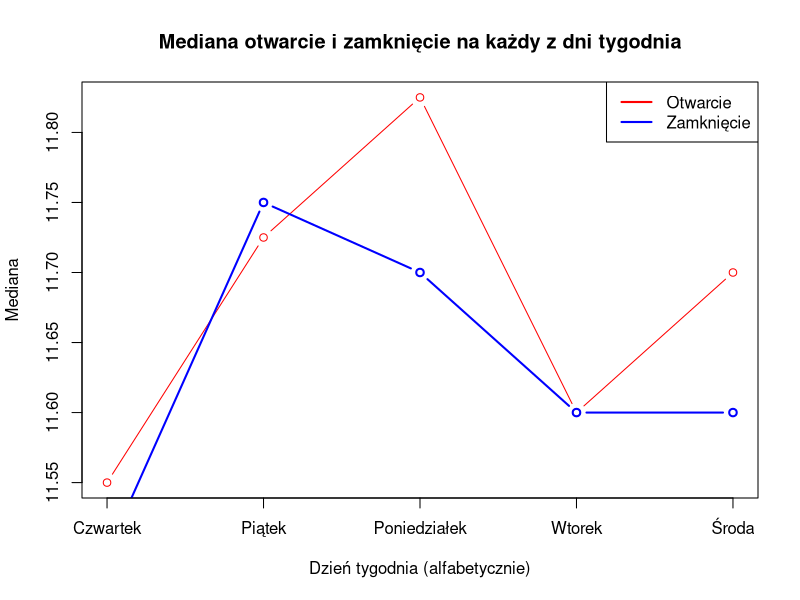
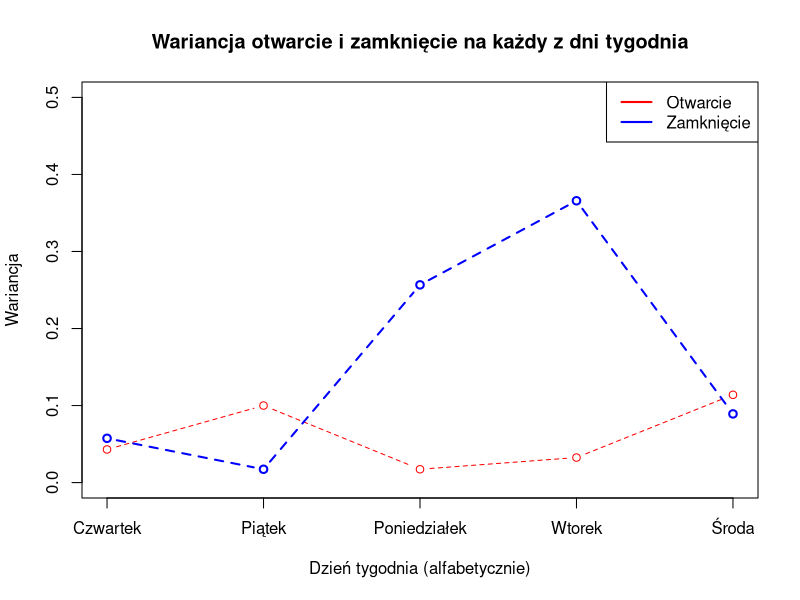
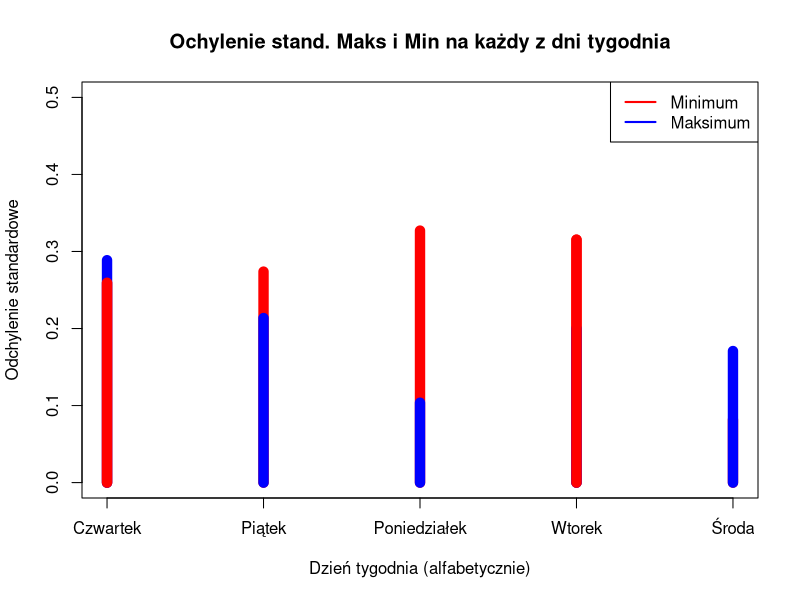

Write the R code that produced these figures, in order.
## ---- chunk 1
knitr::opts_chunk$set(echo = TRUE)
## ---- chunk 2
dane <- read.csv2("GPW-4FM-csv.csv")[,1:5]
dniTygodnia <- c("Środa","Czwartek","Piątek","Poniedziałek","Wtorek")
for(i in 1:nrow(dane)){
  dane[i,6]<-dniTygodnia[(i-1)%%(length(dniTygodnia))+1]
}
colnames(dane)[6]  <- "DzienTygodnia"
head(dane)
## ---- chunk 3
library(dplyr)
## ---- chunk 4
dane %>%
 filter(Otwarcie >= 11, Otwarcie <= 12, dane$Zamkniecie >= 11) %>%
 mutate(RoznicaOtwZamk = abs(Otwarcie-Zamkniecie), RoznicaMaksMin = abs(Maks-Min) ) %>%
 group_by(DzienTygodnia) %>%
 summarise(medianaOtw = median(Otwarcie, na.rm=TRUE), medianaZamk = median(Zamkniecie, na.rm=TRUE))-> result1
head(result1)
## ---- chunk 5
x <- seq(1:5)
plot(x ,result1$medianaOtw, type = "b", main = "Mediana otwarcie i zamknięcie na każdy z dni tygodnia", col = "red", xlab = "Dzień tygodnia (alfabetycznie)", ylab = "Mediana", xaxt="n")
lines(x, result1$medianaZamk, type = "b",lwd = "2", col="blue")
axis(1, at = x, labels = c(result1$DzienTygodnia))
legend("topright", c("Otwarcie", "Zamknięcie"), lwd ="2", col=c("red", "blue"))
## ---- chunk 6
dane %>%
 filter(Otwarcie >= 12, Zamkniecie >= 11, Maks > 12) %>%
 mutate(RoznicaOtwZamk = abs(Otwarcie-Zamkniecie), RoznicaMaksMin = abs(Maks-Min) ) %>%
 group_by(DzienTygodnia) %>%
 summarise(VarOtw = var(Otwarcie, na.rm=TRUE), VarZamk = var(Zamkniecie, na.rm=TRUE))-> result2
head(result2)
## ---- chunk 7
x <- seq(1:5)
plot(x ,result2$VarOtw,ylim=c(0, 0.5) ,type = "b", main = "Wariancja otwarcie i zamknięcie na każdy z dni tygodnia", col = "red", xlab = "Dzień tygodnia (alfabetycznie)", ylab = "Wariancja", xaxt="n", lty="dashed")
lines(x, result2$VarZamk, type = "b",lwd = "2", col="blue", lty="dashed")
axis(1, at = x, labels = c(result2$DzienTygodnia))
legend("topright", c("Otwarcie", "Zamknięcie"), lwd ="2", col=c("red", "blue"))
## ---- chunk 8
dane %>%
 filter( Min >= 11 , Min <=12.5, Maks<12 ) %>%
 mutate(MinKwadrat = (Min^2), MaksKwadrat = (Maks^2) ) %>%
 group_by(DzienTygodnia) %>%
 summarise(OdchylenieMin = sd(Min, na.rm=TRUE), OdchylenieMaks = sd(Maks, na.rm=TRUE)) -> result3
head(result3)
## ---- chunk 9
x <- seq(1:5)
plot(x ,result3$OdchylenieMin, ylim=c(0, 0.5), type = "h", main = "Ochylenie stand. Maks i Min na każdy z dni tygodnia", col = "red", xlab = "Dzień tygodnia (alfabetycznie)", ylab = "Odchylenie standardowe", xaxt="n", lwd="10")
lines(x, result3$OdchylenieMaks, type = "h",lwd = "10", col="blue")
axis(1, at = x, labels = c(result3$DzienTygodnia))
legend("topright", c("Minimum", "Maksimum"), lwd ="2", col=c("red", "blue"))
#Poprawienie widoczności czerwone<niebieskie 
lines(x=1, result3$OdchylenieMin[1], type = "h",lwd = "10", col="red")
lines(x=4, result3$OdchylenieMin[4], type = "h",lwd = "10", col="red")
